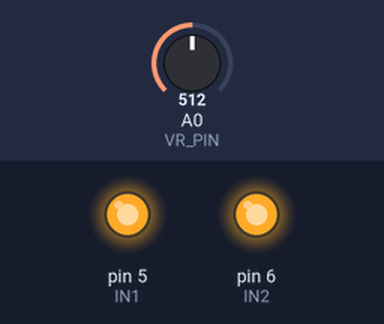
Recording of a sketch running on a simulated Arduino Uno, built with avr-gcc and run on an emulated ATmega328P. Parts: output pins drawn as LEDs (lit = HIGH). Inputs (shaded band) come from the test bench; at power-on: A0 (VR_PIN) = 512.

Above: at 1.2 s.
1.3 s: A0 (VR_PIN) set to 490
At 2.4 s:
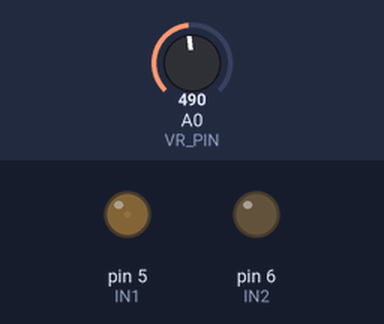
2.8 s: A0 (VR_PIN) set to 509
At 3.7 s:
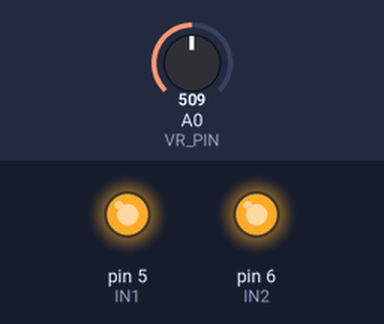
4.3 s: A0 (VR_PIN) set to 533
At 5.0 s:
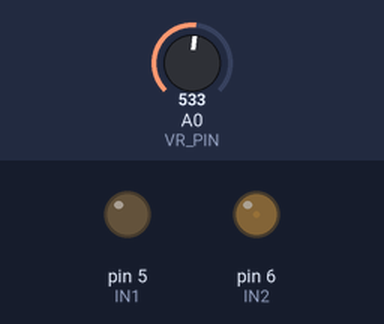
5.8 s: A0 (VR_PIN) set to 514
At 6.3 s:
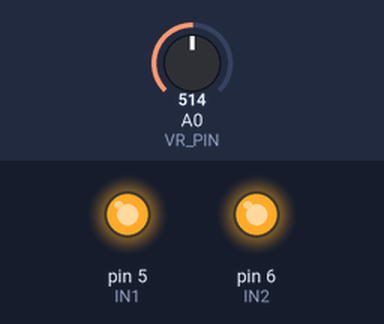
7.3 s: A0 (VR_PIN) set to 716
At 8.5 s:
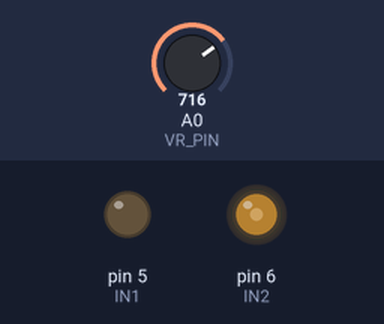
8.8 s: A0 (VR_PIN) set to 513
At 10.0 s:
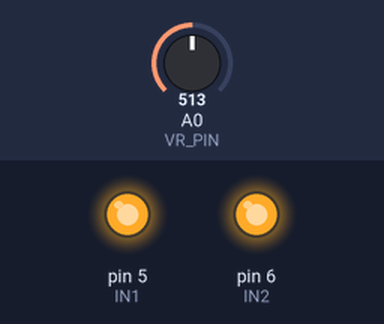
Timing chart, 0 to 11.3 s (numbered marks = the images above; inputs shaded):
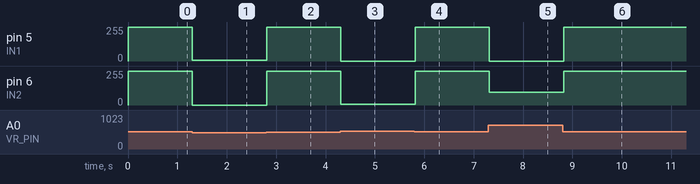

Measured:
- after the input at 1.3 s, pin 5 (IN1): 255/255 → 5/255 at once; pin 6 (IN2): 255/255 → 0/255 at once
- after the input at 2.8 s, pin 5 (IN1): 5/255 → 255/255 at once; pin 6 (IN2): 0/255 → 255/255 at once
- after the input at 4.3 s, pin 5 (IN1): 255/255 → 0/255 at once; pin 6 (IN2): 255/255 → 5/255 at once
- after the input at 5.8 s, pin 5 (IN1): 0/255 → 255/255 at once; pin 6 (IN2): 5/255 → 255/255 at once
- after the input at 7.3 s, pin 5 (IN1): 255/255 → 0/255 at once; pin 6 (IN2): 255/255 → 96/255 at once
- after the input at 8.8 s, pin 5 (IN1): 0/255 → 255/255 at once; pin 6 (IN2): 96/255 → 255/255 at once

The sketch:

DRV8835_DC_SAMPLE.ino
```cpp
int IN1 = 5;
int IN2 = 6;
int VR_PIN = A0;
int VR_VALUE;
int PWM_VALUE;
int STATUS = 0;
void setup() {
}
void READ_VR(void){
  VR_VALUE = analogRead(VR_PIN);
  if ((VR_VALUE >=500) && (VR_VALUE <=523))STATUS = 0; //BREAK
  if(VR_VALUE <=499){
    STATUS = 1;
    PWM_VALUE = (500 - VR_VALUE)/2;//1to500
  }
  if(VR_VALUE >=524){
    STATUS = 2;//
    PWM_VALUE = (VR_VALUE - 523)/2;
  }
}
void PWM_SYORI(){
    if (STATUS == 0){
      analogWrite(IN1,255);
      analogWrite(IN2,255);
    }
    if (STATUS == 1){
      analogWrite(IN1,PWM_VALUE);
      analogWrite(IN2,0);
    }
    if (STATUS == 2){
      analogWrite(IN1,0);
      analogWrite(IN2,PWM_VALUE);
    }
}
void loop(){
  READ_VR();
  PWM_SYORI();
  delay(50);
}
```
